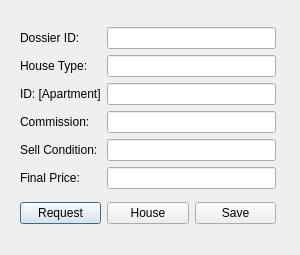
<?xml version="1.0" encoding="UTF-8"?>
<ui version="4.0">
 <class>SellDossPanel</class>
 <widget class="QDialog" name="SellDossPanel">
  <property name="geometry">
   <rect>
    <x>0</x>
    <y>0</y>
    <width>300</width>
    <height>255</height>
   </rect>
  </property>
  <property name="windowTitle">
   <string>Dialog</string>
  </property>
  <widget class="QWidget" name="">
   <property name="geometry">
    <rect>
     <x>20</x>
     <y>20</y>
     <width>256</width>
     <height>213</height>
    </rect>
   </property>
   <layout class="QVBoxLayout" name="verticalLayout_3">
    <item>
     <layout class="QHBoxLayout" name="horizontalLayout_2">
      <item>
       <layout class="QVBoxLayout" name="verticalLayout_2">
        <item>
         <widget class="QLabel" name="label">
          <property name="text">
           <string>Dossier ID: </string>
          </property>
         </widget>
        </item>
        <item>
         <widget class="QLabel" name="label_2">
          <property name="text">
           <string>House Type: </string>
          </property>
         </widget>
        </item>
        <item>
         <widget class="QLabel" name="label_3">
          <property name="text">
           <string>ID: [Apartment]</string>
          </property>
         </widget>
        </item>
        <item>
         <widget class="QLabel" name="label_4">
          <property name="text">
           <string>Commission: </string>
          </property>
         </widget>
        </item>
        <item>
         <widget class="QLabel" name="label_5">
          <property name="text">
           <string>Sell Condition: </string>
          </property>
         </widget>
        </item>
        <item>
         <widget class="QLabel" name="label_6">
          <property name="text">
           <string>Final Price: </string>
          </property>
         </widget>
        </item>
       </layout>
      </item>
      <item>
       <layout class="QVBoxLayout" name="verticalLayout">
        <item>
         <widget class="QLineEdit" name="lDID"/>
        </item>
        <item>
         <widget class="QLineEdit" name="lHType"/>
        </item>
        <item>
         <widget class="QLineEdit" name="lID"/>
        </item>
        <item>
         <widget class="QLineEdit" name="lCommission"/>
        </item>
        <item>
         <widget class="QLineEdit" name="lSCond"/>
        </item>
        <item>
         <widget class="QLineEdit" name="lFPrice"/>
        </item>
       </layout>
      </item>
     </layout>
    </item>
    <item>
     <layout class="QHBoxLayout" name="horizontalLayout">
      <item>
       <widget class="QPushButton" name="pRequest">
        <property name="text">
         <string>Request</string>
        </property>
       </widget>
      </item>
      <item>
       <widget class="QPushButton" name="pHouse">
        <property name="text">
         <string>House</string>
        </property>
       </widget>
      </item>
      <item>
       <widget class="QPushButton" name="pSave">
        <property name="text">
         <string>Save</string>
        </property>
       </widget>
      </item>
     </layout>
    </item>
   </layout>
  </widget>
 </widget>
 <resources/>
 <connections/>
</ui>
